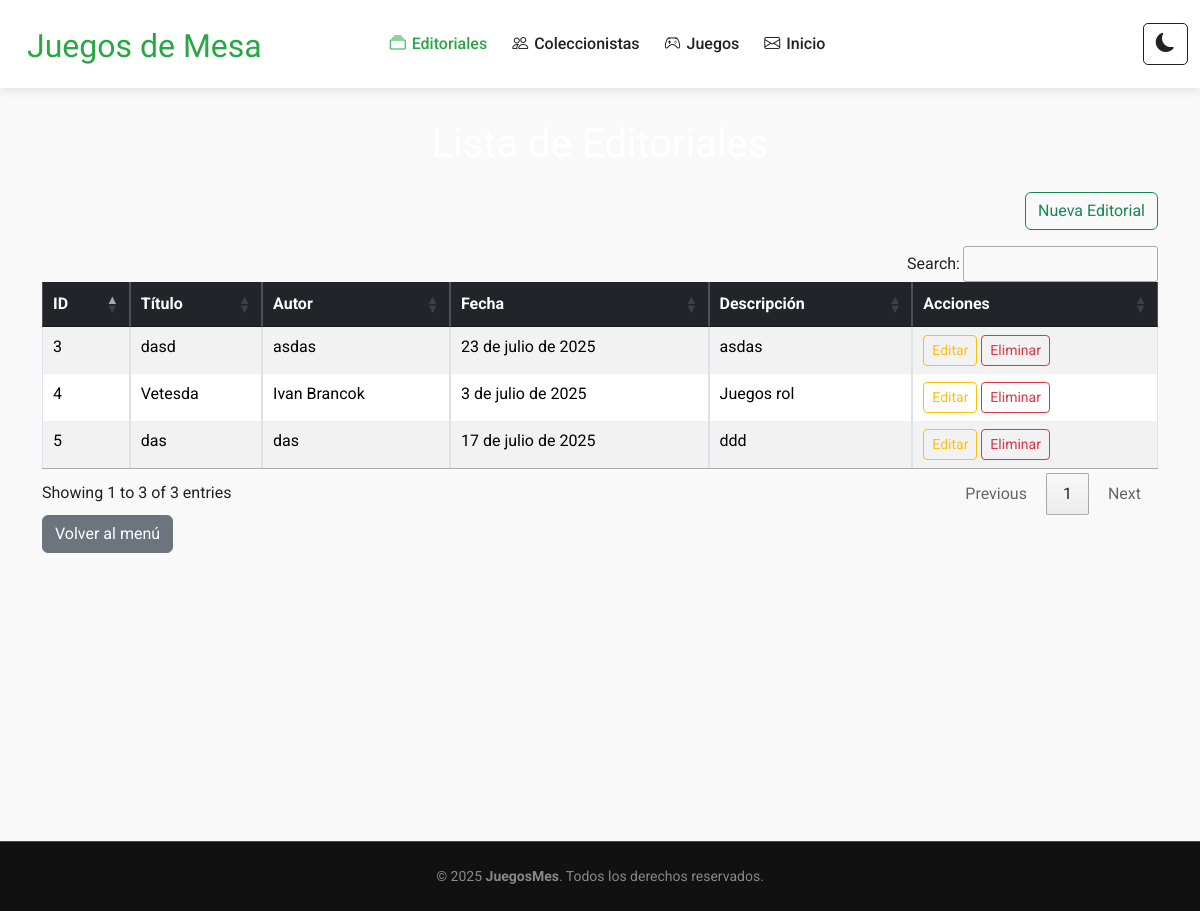
Screenshot of /editorial/ with the database file from the repository.
### Aplicaciones/Editorial/models.py (models this page shows, shortened)
class Editorial(models.Model):
    titulo = models.CharField(max_length=200)
    autor = models.CharField(max_length=100)
    fecha = models.DateField()
    descripcion = models.TextField()

### Aplicaciones/Editorial/views.py (the view)
# urls.py: path('', views.listaEditorial, name='lista_editorial'),
def listaEditorial(request):
    editoriales = Editorial.objects.all()
    return render(request, 'editorial/inicio.html', {'editoriales': editoriales})

### Aplicaciones/Editorial/templates/editorial/inicio.html (shortened to what this page needs)
{% extends 'plantilla.html' %}
{% block contenido %}
<div class="container mt-4">
    <h1 class="text-center mb-4">Lista de Editoriales</h1>
    <div class="text-end mb-3">
        <a href="{% url 'nuevo_editorial' %}" class="btn btn-outline-success">Nueva Editorial</a>
    </div>
    <table id="tabla-editorial" class="table table-bordered table-striped table-hover">
        <thead class="table-dark">
            <tr>
                <th>ID</th>
                <th>Título</th>
                <th>Autor</th>
                <th>Fecha</th>
                <th>Descripción</th>
                <th>Acciones</th>
            </tr>
        </thead>
        <tbody>
            {% for editorial in editoriales %}
            <tr>
                <td>{{ editorial.id }}</td>
                <td>{{ editorial.titulo }}</td>
                <td>{{ editorial.autor }}</td>
                <td>{{ editorial.fecha }}</td>
                <td>{{ editorial.descripcion }}</td>
                <td>
                    <a href="{% url 'editar_editorial' editorial.id %}" class="btn btn-outline-warning btn-sm">Editar</a>
                    <button onclick="confirmDelete({{ editorial.id }})" class="btn btn-outline-danger btn-sm">Eliminar</button>
                </td>
            </tr>
            {% empty %}
            <tr>
                <td colspan="6" class="text-center">No hay editoriales registradas.</td>
            </tr>
            {% endfor %}
        </tbody>
    </table>
    <a href="/" class="btn btn-secondary">Volver al menú</a>
</div>
{% endblock %}

### static/photofolio/assets/css/main.css (style rules this page uses)
:root { --default-font: "Roboto", system-ui, -apple-system, "Segoe UI", Roboto, "Helvetica Neue", Arial, "Noto Sans", "Liberation Sans", sans-serif, "Apple Color Emoji", "Segoe UI Emoji", "Segoe UI Symbol", "Noto Color Emoji"; --heading-font: "Cardo", sans-serif; --nav-font: "Inter", sans-serif; }
:root { --background-color: #000000; --default-color: #fafafa; --heading-color: #ffffff; --accent-color: #27a776; --surface-color: #1a1a1a; --contrast-color: #ffffff; }
:root { --nav-color: rgba(255, 255, 255, 0.5); --nav-hover-color: #ffffff; --nav-mobile-background-color: #1a1a1a; --nav-dropdown-background-color: #1a1a1a; --nav-dropdown-color: rgba(255, 255, 255, 0.5); --nav-dropdown-hover-color: #ffffff; }
:root { scroll-behavior: smooth; }
body { color: var(--default-color); background-color: var(--background-color); font-family: var(--default-font); }
a { color: var(--accent-color); text-decoration: none; transition: 0.3s; }
h1, h2, h3, h4, h5, h6 { color: var(--heading-color); font-family: var(--heading-font); }

### templates/plantilla.html (style rules this page uses)
body { background-color: #f9f9f9; color: #222; font-family: 'Roboto', sans-serif; transition: background-color 0.3s, color 0.3s; }

### rows the page displays
Editorial: id "3", titulo "dasd", autor "asdas", fecha "23 de julio de 2025", descripcion "asdas"
Editorial: id "4", titulo "Vetesda", autor "Ivan Brancok", fecha "3 de julio de 2025", descripcion "Juegos rol"
Editorial: id "5", titulo "das", autor "das", fecha "17 de julio de 2025", descripcion "ddd"
